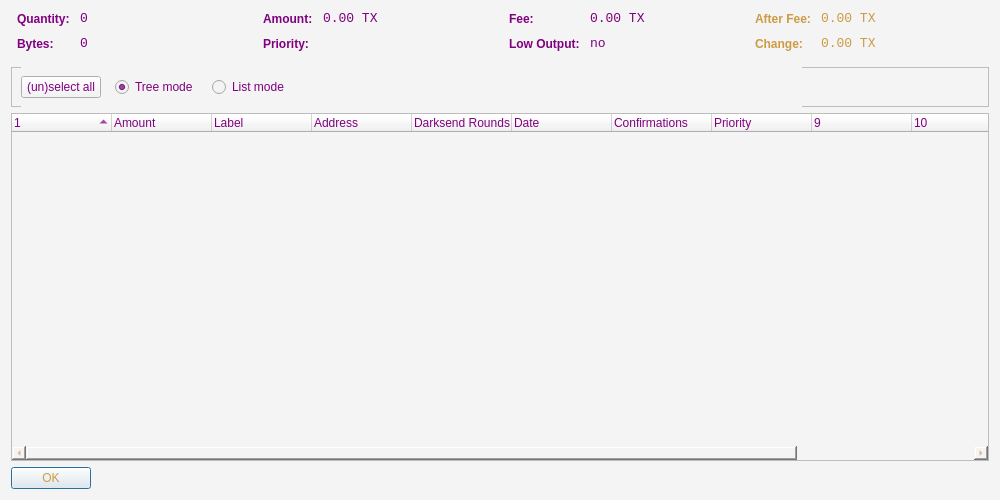
<?xml version="1.0" encoding="UTF-8"?>
<ui version="4.0">
 <class>CoinControlDialog</class>
 <widget class="QDialog" name="CoinControlDialog">
  <property name="geometry">
   <rect>
    <x>0</x>
    <y>0</y>
    <width>1000</width>
    <height>500</height>
   </rect>
  </property>
  <property name="windowTitle">
   <string>Coin Control</string>
  </property>
  <property name="styleSheet">
   <string notr="true">color: rgb(204, 155, 68);
background-color: rgb(244, 244, 244);</string>
  </property>
  <layout class="QVBoxLayout" name="verticalLayout">
   <item>
    <layout class="QHBoxLayout" name="horizontalLayoutTop" stretch="0,0,0,0">
     <property name="topMargin">
      <number>0</number>
     </property>
     <property name="bottomMargin">
      <number>10</number>
     </property>
     <item>
      <layout class="QFormLayout" name="formLayoutCoinControl1">
       <property name="horizontalSpacing">
        <number>10</number>
       </property>
       <property name="verticalSpacing">
        <number>10</number>
       </property>
       <property name="leftMargin">
        <number>6</number>
       </property>
       <property name="rightMargin">
        <number>6</number>
       </property>
       <item row="0" column="0">
        <widget class="QLabel" name="labelCoinControlQuantityText">
         <property name="styleSheet">
          <string notr="true">font-weight:bold; color: #800080;</string>
         </property>
         <property name="text">
          <string>Quantity:</string>
         </property>
        </widget>
       </item>
       <item row="0" column="1">
        <widget class="QLabel" name="labelCoinControlQuantity">
         <property name="font">
          <font>
           <family>Monospace</family>
           <pointsize>10</pointsize>
          </font>
         </property>
         <property name="cursor">
          <cursorShape>IBeamCursor</cursorShape>
         </property>
         <property name="contextMenuPolicy">
          <enum>Qt::ActionsContextMenu</enum>
         </property>
         <property name="styleSheet">
          <string notr="true">color: #800080;</string>
         </property>
         <property name="text">
          <string notr="true">0</string>
         </property>
         <property name="textInteractionFlags">
          <set>Qt::LinksAccessibleByMouse|Qt::TextSelectableByKeyboard|Qt::TextSelectableByMouse</set>
         </property>
        </widget>
       </item>
       <item row="1" column="0">
        <widget class="QLabel" name="labelCoinControlBytesText">
         <property name="styleSheet">
          <string notr="true">font-weight:bold; color: #800080;</string>
         </property>
         <property name="text">
          <string>Bytes:</string>
         </property>
        </widget>
       </item>
       <item row="1" column="1">
        <widget class="QLabel" name="labelCoinControlBytes">
         <property name="font">
          <font>
           <family>Monospace</family>
           <pointsize>10</pointsize>
          </font>
         </property>
         <property name="cursor">
          <cursorShape>IBeamCursor</cursorShape>
         </property>
         <property name="contextMenuPolicy">
          <enum>Qt::ActionsContextMenu</enum>
         </property>
         <property name="styleSheet">
          <string notr="true">color: #800080;</string>
         </property>
         <property name="text">
          <string notr="true">0</string>
         </property>
         <property name="textInteractionFlags">
          <set>Qt::LinksAccessibleByMouse|Qt::TextSelectableByKeyboard|Qt::TextSelectableByMouse</set>
         </property>
        </widget>
       </item>
      </layout>
     </item>
     <item>
      <layout class="QFormLayout" name="formLayoutCoinControl2">
       <property name="horizontalSpacing">
        <number>10</number>
       </property>
       <property name="verticalSpacing">
        <number>10</number>
       </property>
       <property name="leftMargin">
        <number>6</number>
       </property>
       <property name="rightMargin">
        <number>6</number>
       </property>
       <item row="0" column="0">
        <widget class="QLabel" name="labelCoinControlAmountText">
         <property name="styleSheet">
          <string notr="true">font-weight:bold; color: #800080;</string>
         </property>
         <property name="text">
          <string>Amount:</string>
         </property>
        </widget>
       </item>
       <item row="0" column="1">
        <widget class="QLabel" name="labelCoinControlAmount">
         <property name="font">
          <font>
           <family>Monospace</family>
           <pointsize>10</pointsize>
          </font>
         </property>
         <property name="cursor">
          <cursorShape>IBeamCursor</cursorShape>
         </property>
         <property name="contextMenuPolicy">
          <enum>Qt::ActionsContextMenu</enum>
         </property>
         <property name="styleSheet">
          <string notr="true">color: #800080;</string>
         </property>
         <property name="text">
          <string notr="true">0.00 TX</string>
         </property>
         <property name="textInteractionFlags">
          <set>Qt::LinksAccessibleByMouse|Qt::TextSelectableByKeyboard|Qt::TextSelectableByMouse</set>
         </property>
        </widget>
       </item>
       <item row="1" column="0">
        <widget class="QLabel" name="labelCoinControlPriorityText">
         <property name="styleSheet">
          <string notr="true">font-weight:bold; color: #800080;</string>
         </property>
         <property name="text">
          <string>Priority:</string>
         </property>
        </widget>
       </item>
       <item row="1" column="1">
        <widget class="QLabel" name="labelCoinControlPriority">
         <property name="font">
          <font>
           <family>Monospace</family>
           <pointsize>10</pointsize>
          </font>
         </property>
         <property name="cursor">
          <cursorShape>IBeamCursor</cursorShape>
         </property>
         <property name="contextMenuPolicy">
          <enum>Qt::ActionsContextMenu</enum>
         </property>
         <property name="text">
          <string/>
         </property>
         <property name="textInteractionFlags">
          <set>Qt::LinksAccessibleByMouse|Qt::TextSelectableByKeyboard|Qt::TextSelectableByMouse</set>
         </property>
        </widget>
       </item>
      </layout>
     </item>
     <item>
      <layout class="QFormLayout" name="formLayoutCoinControl3">
       <property name="horizontalSpacing">
        <number>10</number>
       </property>
       <property name="verticalSpacing">
        <number>10</number>
       </property>
       <property name="leftMargin">
        <number>6</number>
       </property>
       <property name="rightMargin">
        <number>6</number>
       </property>
       <item row="0" column="0">
        <widget class="QLabel" name="labelCoinControlFeeText">
         <property name="styleSheet">
          <string notr="true">font-weight:bold; color: #800080;</string>
         </property>
         <property name="text">
          <string>Fee:</string>
         </property>
        </widget>
       </item>
       <item row="0" column="1">
        <widget class="QLabel" name="labelCoinControlFee">
         <property name="font">
          <font>
           <family>Monospace</family>
           <pointsize>10</pointsize>
          </font>
         </property>
         <property name="cursor">
          <cursorShape>IBeamCursor</cursorShape>
         </property>
         <property name="contextMenuPolicy">
          <enum>Qt::ActionsContextMenu</enum>
         </property>
         <property name="styleSheet">
          <string notr="true">color: #800080;</string>
         </property>
         <property name="text">
          <string notr="true">0.00 TX</string>
         </property>
         <property name="textInteractionFlags">
          <set>Qt::LinksAccessibleByMouse|Qt::TextSelectableByKeyboard|Qt::TextSelectableByMouse</set>
         </property>
        </widget>
       </item>
       <item row="1" column="0">
        <widget class="QLabel" name="labelCoinControlLowOutputText">
         <property name="enabled">
          <bool>false</bool>
         </property>
         <property name="styleSheet">
          <string notr="true">font-weight:bold; color: #800080;</string>
         </property>
         <property name="text">
          <string>Low Output:</string>
         </property>
        </widget>
       </item>
       <item row="1" column="1">
        <widget class="QLabel" name="labelCoinControlLowOutput">
         <property name="enabled">
          <bool>false</bool>
         </property>
         <property name="font">
          <font>
           <family>Monospace</family>
           <pointsize>10</pointsize>
          </font>
         </property>
         <property name="cursor">
          <cursorShape>IBeamCursor</cursorShape>
         </property>
         <property name="contextMenuPolicy">
          <enum>Qt::ActionsContextMenu</enum>
         </property>
         <property name="styleSheet">
          <string notr="true">color: #800080;</string>
         </property>
         <property name="text">
          <string notr="true">no</string>
         </property>
         <property name="textInteractionFlags">
          <set>Qt::LinksAccessibleByMouse|Qt::TextSelectableByKeyboard|Qt::TextSelectableByMouse</set>
         </property>
        </widget>
       </item>
      </layout>
     </item>
     <item>
      <layout class="QFormLayout" name="formLayoutCoinControl4">
       <property name="horizontalSpacing">
        <number>10</number>
       </property>
       <property name="verticalSpacing">
        <number>10</number>
       </property>
       <property name="leftMargin">
        <number>6</number>
       </property>
       <property name="rightMargin">
        <number>6</number>
       </property>
       <item row="0" column="0">
        <widget class="QLabel" name="labelCoinControlAfterFeeText">
         <property name="styleSheet">
          <string notr="true">font-weight:bold;</string>
         </property>
         <property name="text">
          <string>After Fee:</string>
         </property>
        </widget>
       </item>
       <item row="0" column="1">
        <widget class="QLabel" name="labelCoinControlAfterFee">
         <property name="font">
          <font>
           <family>Monospace</family>
           <pointsize>10</pointsize>
          </font>
         </property>
         <property name="cursor">
          <cursorShape>IBeamCursor</cursorShape>
         </property>
         <property name="contextMenuPolicy">
          <enum>Qt::ActionsContextMenu</enum>
         </property>
         <property name="text">
          <string notr="true">0.00 TX</string>
         </property>
         <property name="textInteractionFlags">
          <set>Qt::LinksAccessibleByMouse|Qt::TextSelectableByKeyboard|Qt::TextSelectableByMouse</set>
         </property>
        </widget>
       </item>
       <item row="1" column="0">
        <widget class="QLabel" name="labelCoinControlChangeText">
         <property name="enabled">
          <bool>false</bool>
         </property>
         <property name="styleSheet">
          <string notr="true">font-weight:bold;</string>
         </property>
         <property name="text">
          <string>Change:</string>
         </property>
        </widget>
       </item>
       <item row="1" column="1">
        <widget class="QLabel" name="labelCoinControlChange">
         <property name="enabled">
          <bool>false</bool>
         </property>
         <property name="font">
          <font>
           <family>Monospace</family>
           <pointsize>10</pointsize>
          </font>
         </property>
         <property name="cursor">
          <cursorShape>IBeamCursor</cursorShape>
         </property>
         <property name="contextMenuPolicy">
          <enum>Qt::ActionsContextMenu</enum>
         </property>
         <property name="text">
          <string notr="true">0.00 TX</string>
         </property>
         <property name="textInteractionFlags">
          <set>Qt::LinksAccessibleByMouse|Qt::TextSelectableByKeyboard|Qt::TextSelectableByMouse</set>
         </property>
        </widget>
       </item>
      </layout>
     </item>
    </layout>
   </item>
   <item>
    <widget class="QFrame" name="frame">
     <property name="minimumSize">
      <size>
       <width>0</width>
       <height>40</height>
      </size>
     </property>
     <property name="frameShape">
      <enum>QFrame::StyledPanel</enum>
     </property>
     <property name="frameShadow">
      <enum>QFrame::Sunken</enum>
     </property>
     <widget class="QWidget" name="horizontalLayoutWidget">
      <property name="geometry">
       <rect>
        <x>10</x>
        <y>0</y>
        <width>781</width>
        <height>41</height>
       </rect>
      </property>
      <layout class="QHBoxLayout" name="horizontalLayoutPanel" stretch="0,0,0,0">
       <property name="spacing">
        <number>14</number>
       </property>
       <item>
        <widget class="QPushButton" name="pushButtonSelectAll">
         <property name="sizePolicy">
          <sizepolicy hsizetype="Maximum" vsizetype="Fixed">
           <horstretch>0</horstretch>
           <verstretch>0</verstretch>
          </sizepolicy>
         </property>
         <property name="styleSheet">
          <string notr="true">color: #800080;</string>
         </property>
         <property name="text">
          <string>(un)select all</string>
         </property>
        </widget>
       </item>
       <item>
        <widget class="QRadioButton" name="radioTreeMode">
         <property name="sizePolicy">
          <sizepolicy hsizetype="Maximum" vsizetype="Fixed">
           <horstretch>0</horstretch>
           <verstretch>0</verstretch>
          </sizepolicy>
         </property>
         <property name="styleSheet">
          <string notr="true">color: #800080;</string>
         </property>
         <property name="text">
          <string>Tree mode</string>
         </property>
         <property name="checked">
          <bool>true</bool>
         </property>
        </widget>
       </item>
       <item>
        <widget class="QRadioButton" name="radioListMode">
         <property name="sizePolicy">
          <sizepolicy hsizetype="Maximum" vsizetype="Fixed">
           <horstretch>0</horstretch>
           <verstretch>0</verstretch>
          </sizepolicy>
         </property>
         <property name="styleSheet">
          <string notr="true">color: #800080;</string>
         </property>
         <property name="text">
          <string>List mode</string>
         </property>
        </widget>
       </item>
       <item>
        <spacer name="horizontalSpacer">
         <property name="orientation">
          <enum>Qt::Horizontal</enum>
         </property>
         <property name="sizeHint" stdset="0">
          <size>
           <width>40</width>
           <height>20</height>
          </size>
         </property>
        </spacer>
       </item>
      </layout>
     </widget>
    </widget>
   </item>
   <item>
    <widget class="CoinControlTreeWidget" name="treeWidget">
     <property name="contextMenuPolicy">
      <enum>Qt::CustomContextMenu</enum>
     </property>
     <property name="styleSheet">
      <string notr="true">color: #800080;</string>
     </property>
     <property name="sortingEnabled">
      <bool>false</bool>
     </property>
     <property name="columnCount">
      <number>12</number>
     </property>
     <attribute name="headerShowSortIndicator" stdset="0">
      <bool>true</bool>
     </attribute>
     <attribute name="headerStretchLastSection">
      <bool>false</bool>
     </attribute>
     <column>
      <property name="text">
       <string/>
      </property>
     </column>
     <column>
      <property name="text">
       <string>Amount</string>
      </property>
     </column>
     <column>
      <property name="text">
       <string>Label</string>
      </property>
     </column>
     <column>
      <property name="text">
       <string>Address</string>
      </property>
     </column>
     <column>
      <property name="text">
       <string>Darksend Rounds</string>
      </property>
     </column>
     <column>
      <property name="text">
       <string>Date</string>
      </property>
     </column>
     <column>
      <property name="text">
       <string>Confirmations</string>
      </property>
      <property name="toolTip">
       <string>Confirmed</string>
      </property>
     </column>
     <column>
      <property name="text">
       <string>Priority</string>
      </property>
     </column>
     <column>
      <property name="text">
       <string/>
      </property>
     </column>
     <column>
      <property name="text">
       <string/>
      </property>
     </column>
     <column>
      <property name="text">
       <string/>
      </property>
     </column>
     <column>
      <property name="text">
       <string/>
      </property>
     </column>
    </widget>
   </item>
   <item>
    <widget class="QDialogButtonBox" name="buttonBox">
     <property name="sizePolicy">
      <sizepolicy hsizetype="Maximum" vsizetype="Fixed">
       <horstretch>0</horstretch>
       <verstretch>0</verstretch>
      </sizepolicy>
     </property>
     <property name="orientation">
      <enum>Qt::Horizontal</enum>
     </property>
     <property name="standardButtons">
      <set>QDialogButtonBox::Ok</set>
     </property>
    </widget>
   </item>
  </layout>
 </widget>
 <customwidgets>
  <customwidget>
   <class>CoinControlTreeWidget</class>
   <extends>QTreeWidget</extends>
   <header>coincontroltreewidget.h</header>
  </customwidget>
 </customwidgets>
 <resources/>
 <connections/>
</ui>
